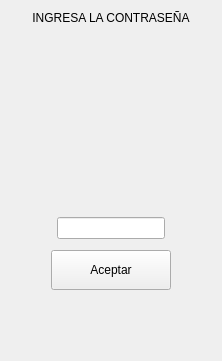
                  <widget class="QWidget" name="page_credenciales_eliminar">
                   <layout class="QVBoxLayout" name="verticalLayout_20">
                    <item>
                     <layout class="QVBoxLayout" name="verticalLayout_19">
                      <item>
                       <widget class="QLabel" name="label_17">
                        <property name="text">
                         <string>INGRESA LA CONTRASEÑA</string>
                        </property>
                        <property name="alignment">
                         <set>Qt::AlignCenter</set>
                        </property>
                       </widget>
                      </item>
                      <item>
                       <spacer name="verticalSpacer_7">
                        <property name="orientation">
                         <enum>Qt::Vertical</enum>
                        </property>
                        <property name="sizeType">
                         <enum>QSizePolicy::Fixed</enum>
                        </property>
                        <property name="sizeHint" stdset="0">
                         <size>
                          <width>20</width>
                          <height>40</height>
                         </size>
                        </property>
                       </spacer>
                      </item>
                      <item>
                       <layout class="QHBoxLayout" name="horizontalLayout_19" stretch="0,0,0">
                        <property name="bottomMargin">
                         <number>20</number>
                        </property>
                        <item>
                         <spacer name="horizontalSpacer_29">
                          <property name="orientation">
                           <enum>Qt::Horizontal</enum>
                          </property>
                          <property name="sizeHint" stdset="0">
                           <size>
                            <width>40</width>
                            <height>20</height>
                           </size>
                          </property>
                         </spacer>
                        </item>
                        <item>
                         <widget class="QLabel" name="lbl_logo_empresa_4">
                          <property name="minimumSize">
                           <size>
                            <width>120</width>
                            <height>120</height>
                           </size>
                          </property>
                          <property name="maximumSize">
                           <size>
                            <width>120</width>
                            <height>120</height>
                           </size>
                          </property>
                          <property name="text">
                           <string/>
                          </property>
                          <property name="pixmap">
                           <pixmap>Imagenes/portrait.svg</pixmap>
                          </property>
                          <property name="scaledContents">
                           <bool>true</bool>
                          </property>
                         </widget>
                        </item>
                        <item>
                         <spacer name="horizontalSpacer_30">
                          <property name="orientation">
                           <enum>Qt::Horizontal</enum>
                          </property>
                          <property name="sizeHint" stdset="0">
                           <size>
                            <width>40</width>
                            <height>20</height>
                           </size>
                          </property>
                         </spacer>
                        </item>
                       </layout>
                      </item>
                      <item>
                       <layout class="QHBoxLayout" name="horizontalLayout_20" stretch="0,0,0">
                        <property name="bottomMargin">
                         <number>5</number>
                        </property>
                        <item>
                         <spacer name="horizontalSpacer_31">
                          <property name="orientation">
                           <enum>Qt::Horizontal</enum>
                          </property>
                          <property name="sizeHint" stdset="0">
                           <size>
                            <width>40</width>
                            <height>20</height>
                           </size>
                          </property>
                         </spacer>
                        </item>
                        <item>
                         <widget class="QLineEdit" name="lbl_contrasena_eliminar">
                          <property name="echoMode">
                           <enum>QLineEdit::Password</enum>
                          </property>
                         </widget>
                        </item>
                        <item>
                         <spacer name="horizontalSpacer_32">
                          <property name="orientation">
                           <enum>Qt::Horizontal</enum>
                          </property>
                          <property name="sizeHint" stdset="0">
                           <size>
                            <width>40</width>
                            <height>20</height>
                           </size>
                          </property>
                         </spacer>
                        </item>
                       </layout>
                      </item>
                      <item>
                       <layout class="QHBoxLayout" name="horizontalLayout_25" stretch="0,0,0">
                        <property name="bottomMargin">
                         <number>60</number>
                        </property>
                        <item>
                         <spacer name="horizontalSpacer_33">
                          <property name="orientation">
                           <enum>Qt::Horizontal</enum>
                          </property>
                          <property name="sizeHint" stdset="0">
                           <size>
                            <width>40</width>
                            <height>20</height>
                           </size>
                          </property>
                         </spacer>
                        </item>
                        <item>
                         <widget class="QPushButton" name="btn_validar_contrasena_eliminar">
                          <property name="minimumSize">
                           <size>
                            <width>120</width>
                            <height>40</height>
                           </size>
                          </property>
                          <property name="text">
                           <string>Aceptar</string>
                          </property>
                         </widget>
                        </item>
                        <item>
                         <spacer name="horizontalSpacer_34">
                          <property name="orientation">
                           <enum>Qt::Horizontal</enum>
                          </property>
                          <property name="sizeHint" stdset="0">
                           <size>
                            <width>40</width>
                            <height>20</height>
                           </size>
                          </property>
                         </spacer>
                        </item>
                       </layout>
                      </item>
                     </layout>
                    </item>
                   </layout>
                  </widget>
